Frame 1 (no input): blank canvas, image omitted
Frame 60 (the mouse pressed at the canvas centre just before this capture): blank canvas, image omitted
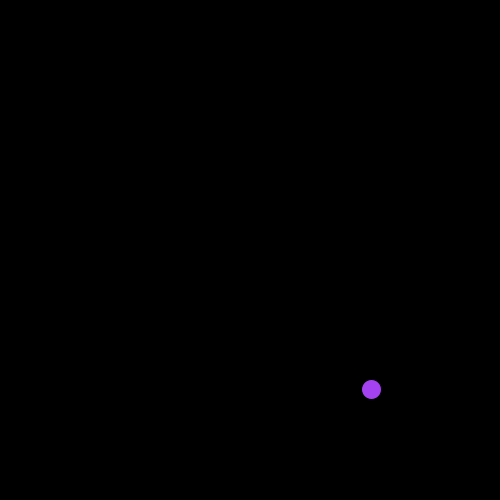
Frame 120 (the mouse held since frame 60 and released just before this capture)

The Processing sketch whose frames 1 and 60 were blank and that drew this single picture after the mouse press (run headless with seeded random() and noise(); from frame 60 on, the mouse is pressed at the canvas centre):

// Processing sketch: vectors1
// ── vectors1.pde
int height = 500;
ArrayList<Ball> balls;


void setup(){
  size(500, 500);  
  balls = new ArrayList<Ball>();
  
  
}

void mousePressed(){
  Ball ball1 = new Ball(mouseX, mouseY);
  balls.add(ball1);
}

void draw(){
  background(0);
  for(Ball ball : balls){
    ball.display();
    ball.move();
  }
}

class Ball{
  PVector location;
  PVector velocity;
  PVector acceleration;
  float size;
  float[] colorB;
  
  Ball(float vx, float vy){
   size = 20;
   location = new PVector(5, height-5);
   colorB = new float[]{random(255),random(255),random(255)};
   velocity = new PVector(vx/10,((500-vy)/10)*-1);
   acceleration = new PVector(0, .98);
  }
  
  void move(){
   location.add(velocity); 
   velocity.add(acceleration);
   if(location.x > 500 || location.x < 0){
    velocity.x*=-1; 
   }
   if(location.y >= 490){
   location.y = 490;
   
    if(Math.abs(velocity.y) < 5){
     velocity.y = 0; 
     acceleration.y = 0;
   }else{
      velocity.y*=-1;
    }
     velocity.y/=1.5;
     velocity.x /= 1.5;
    
    
   }
   /*if(location.y > 499){
    velocity.x/=1.1; 
   }*/
   
  }
  void display() {
    fill(colorB[0], colorB[1], colorB[2]);
    ellipse(location.x, location.y,size,size);
  }
  
  
}
